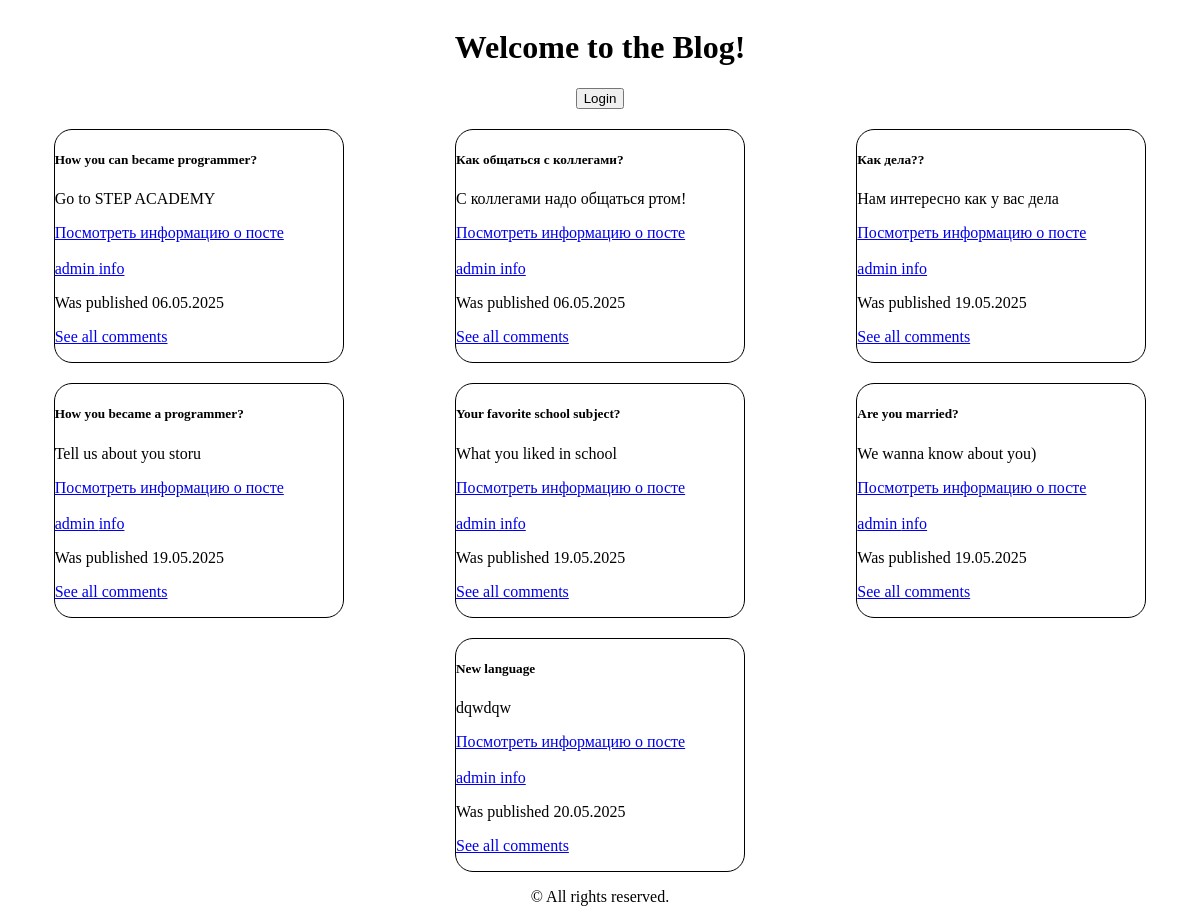
Screenshot of /blog/ with the database file from the repository.
### blog/models.py (models this page shows, shortened)
class Post(models.Model):
    title = models.CharField(max_length=100)
    content = models.TextField()
    author = models.ForeignKey(Prof, on_delete=models.CASCADE)
    created_time = models.DateTimeField(auto_now=True)

class Prof(models.Model):
    user = models.OneToOneField(User, on_delete=models.CASCADE)
    bio = models.TextField(blank=True)
    phone = models.CharField(max_length=20, blank=True)

### blog/views.py (the view)
# urls.py: path('', views.index, name='index'),
def index(req):
    users = User.objects.all()
    user = req.user
    p = Post.objects.all()
    cont = {
        "posts": p,
        "users": users,
        "user": user,
    }
    return render(req,'blog/index.html', cont)

### templates/blog/index.html (shortened to what this page needs)
<!DOCTYPE html>
<html lang="en">
<head>
    {%load static%}
    <link rel="stylesheet" href="{% static 'blog.css' %}">
</head>
<body>
    {% if user.is_authenticated %}
        <div class="df">
            <h1>Welcome, {{ user.username }}!</h1>
            <form method="post" action="{% url 'blog:logout'%}">
                {% csrf_token %}
                <button type="submit">Logout</button>
            </form>
        </div>
    {% else %}
        <div class="df">
            <h1>Welcome to the Blog!</h1>
            <form method="post" action="{% url 'blog:login'%}">
                <button type="submit">Login</button>
            </form>
        </div>
    {% endif %}
     <div class="cards">
        {%for p in posts%}
            <div class="card">
                <div class="card-body">
                    <h5 class="card-title">{{p.title}}</h5>
                    <p class="card-text">{{p.content|truncatewords:30}}</p>
                    <a href="{% url 'blog:post' p.author.user.username p.title %}" class="btn btn-primary">Посмотреть информацию о посте</a> <br><br>
                    <a href="{% url 'blog:user' p.author.user.username %}">{{p.author.user.username}} info</a>
                    <p>Was published {{p.created_time|date:"d.m.Y"}}</p>
                    <p><a href="{% url 'blog:postComment' p.author.user.username p.title%}">See all comments</a></p>
                </div>
            </div>
        {%endfor%}
    </div>
    <footer>
        <p>© All rights reserved.</p>
    </footer>
</body>
</html>

### static/blog.css (style rules this page uses)
.cards { margin: 20px 0 0; display: flex; justify-content: space-around; align-items: center; flex-wrap: wrap; gap: 20px; }
.card { border: 1px solid; border-radius: 18px; width: 18rem; }
h1,footer { text-align: center; }
.df { display: flex; align-items: center; flex-direction: column; }

### rows the page displays
Post: title "How you can became programmer?", content "Go to STEP ACADEMY", author.user.username "admin", created_time "06.05.2025"
Post: title "Как общаться с коллегами?", content "С коллегами надо общаться ртом!", author.user.username "admin", created_time "06.05.2025"
Post: title "Как дела??", content "Нам интересно как у вас дела", author.user.username "admin", created_time "19.05.2025"
Post: title "How you became a programmer?", content "Tell us about you storu", author.user.username "admin", created_time "19.05.2025"
Post: title "Your favorite school subject?", content "What you liked in school", author.user.username "admin", created_time "19.05.2025"
Post: title "Are you married?", content "We wanna know about you)", author.user.username "admin", created_time "19.05.2025"
Post: title "New language", content "dqwdqw", author.user.username "admin", created_time "20.05.2025"
